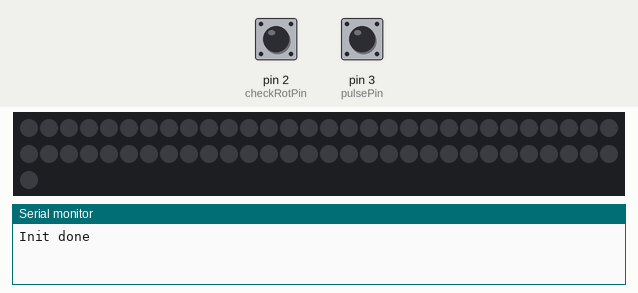
Bench run of a sketch on a simulated Arduino Uno, built with avr-gcc and run on an emulated ATmega328P. On the bench: 61 RGB LEDs in strip order, left to right, continuing on the next row, the last lines printed to the serial monitor. The test bench sets the inputs (shaded band); at power-on: pin 2 (checkRotPin) HIGH, pin 3 (pulsePin) HIGH. Dim RGB values are drawn brighter than linear; random numbers use the default seed unless the sketch sets one.

Above: at 1.2 s.
1.3 s: pin 2 (checkRotPin) pulled LOW for 0.15 s
At 2.23 s:
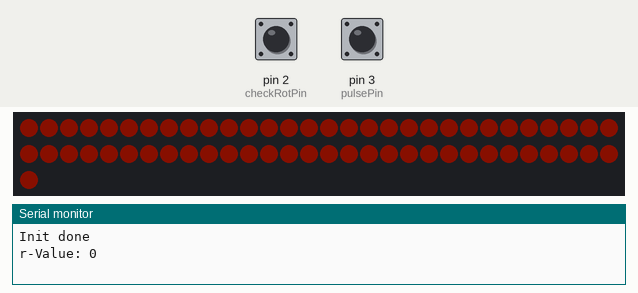
4.2 s: pin 2 (checkRotPin) pulled LOW for 1 s
At 5.66 s:
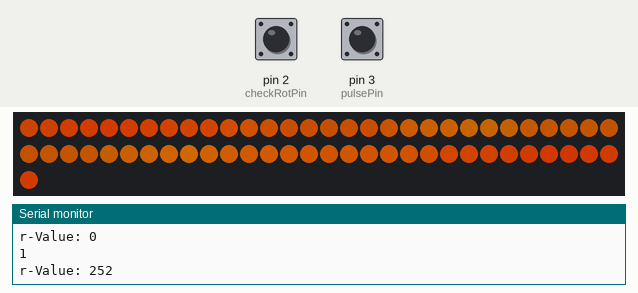

The sketch:

operatingMode.ino
```cpp
#include <Adafruit_NeoPixel.h>

#define LED_PIN     5 // The pin where the data line is connected
#define LED_COUNT  61 // Number of LEDs in the strip

// Initialize the NeoPixel library.
Adafruit_NeoPixel strip(LED_COUNT, LED_PIN, NEO_GRB + NEO_KHZ800);

const int checkRotPin = 2;
const int pulsePin = 3;
const int maxBrightness = 250;
int delayTime = 30;
uint16_t rgb[3]={0,0,0};

// rainbow stuff

// remembers position during loop
uint16_t offset = 0;
// colorchange per pixel -> high number skips more colors, but u get more rainbowcycles within one strip
int rainbowSpeed = 3;
uint16_t colorIndex = 0;
bool rainbowAnimation = 0;
bool ocean = 0;


// Perlin Noise Stuff
const int myNodes = 5;
const int mySteps = 15;
const int mySize = (myNodes-1)*mySteps;
float myCoords[(myNodes-1)*mySteps];

float Rgradx0[myNodes];
float Rgrady0[myNodes];
float Rgradx1[myNodes];
float Rgrady1[myNodes];

float Ggradx0[myNodes];
float Ggrady0[myNodes];
float Ggradx1[myNodes];
float Ggrady1[myNodes];

float Bgradx0[myNodes];
float Bgrady0[myNodes];
float Bgradx1[myNodes];
float Bgrady1[myNodes];

float RledVals[mySize];
float GledVals[mySize];
float BledVals[mySize];

bool oceanAnimation = 0;
const float PI_F = 3.14159265f;

void setup() {
  Serial.begin(9600);

  // Perlin Noise Stuff
  randomSeed(analogRead(A0));
  genCoordinates(myCoords, myNodes, mySteps);

  genGradient(Rgradx0, Rgrady0, myNodes);
  genGradient(Rgradx1, Rgrady1, myNodes);// THIS NEEDS TO GO IN SETUP

  genGradient(Ggradx0, Ggrady0, myNodes);
  genGradient(Ggradx1, Ggrady1, myNodes);// THIS NEEDS TO GO IN SETUP

  genGradient(Bgradx0, Bgrady0, myNodes);
  genGradient(Bgradx1, Bgrady1, myNodes);// THIS NEEDS TO GO IN SETUP


  // Pullup mode for pins so voltage is not floating when closed.
  pinMode(checkRotPin, INPUT_PULLUP);
  pinMode(pulsePin, INPUT_PULLUP);

  Serial.println("Init done");

  strip.begin();
  strip.show();

  for(int i=0; i<strip.numPixels(); i++)
  {
    strip.setPixelColor(i, strip.Color(0,0,0));
  }
  strip.setBrightness(maxBrightness);
  strip.show();

}

void loop() {

  int pulseState = digitalRead(pulsePin);
  int checkRot = digitalRead(checkRotPin);
  int flip1 = 0;
  int flip2 = 0;
  int count = 0;

  if(rainbowAnimation && checkRot)
  {

    for (int i = 0; i < strip.numPixels(); i++)
    {
      // offset + pixel index → makes colors "move"
      colorIndex = (i * rainbowSpeed + offset) & 255;
      wheel(colorIndex, rgb);
      strip.setPixelColor(i, strip.Color(rgb[0], rgb[1], rgb[2]));
    }

  strip.show();
  offset++;   // shift rainbow
  delay(delayTime);

  }


//////////////////////////////////////////

  if(oceanAnimation && checkRot)
  {
    for(int i=0;i<mySteps;i++)
    {
      checkRot = digitalRead(checkRotPin);

      calcOcean(Rgradx0, Rgrady0, Rgradx1, Rgrady1, RledVals, myCoords, myCoords[i]);
      calcOcean(Ggradx0, Ggrady0, Ggradx1, Ggrady1, GledVals, myCoords, myCoords[i]);
      calcOcean(Bgradx0, Bgrady0, Bgradx1, Bgrady1, BledVals, myCoords, myCoords[i]);

      for(int led=0; led<mySize; led++) //light em up
      {

        if(ocean)
        {

          rgb[0] = 0;
          //use unused perlin noise data for light intensity modulation
          RledVals[led]=RledVals[led]/140;
          if(RledVals[led] > 1) RledVals[led]=1;

          rgb[1] = round(GledVals[led] * 1.4 * RledVals[led]);
          rgb[2] = round(BledVals[led] * 1.4 * RledVals[led]);

          if(rgb[1]>255)rgb[1]=255;
          if(rgb[2]>255)rgb[2]=255;

          strip.setPixelColor(led, strip.Color(rgb[0],rgb[1],rgb[2]));
        }

        else
        {
          // fire animation

          //use unused perlin noise data for light intensity modulation
          BledVals[led]=BledVals[led]/140;
          if(BledVals[led] > 1) BledVals[led]=1;

          rgb[2] = 0;
          rgb[1] = round(GledVals[led] * BledVals[led] / 1.4);
          rgb[0] = round(255*BledVals[led]);


          strip.setPixelColor(led, strip.Color(rgb[0],rgb[1],rgb[2]));
        }
      }

      strip.setPixelColor(60, strip.Color(rgb[0],rgb[1],rgb[2])); // setting last LED to second to last color bc I cut the strip at a stupid place

      if(!checkRot) break;

      strip.show();
      delay(delayTime);

      if(i==mySteps-1) //THIS NEEDS TO GO IN LOOP
      {
        for(int v=0;v<myNodes;v++)
        {
          Rgradx0[v] = Rgradx1[v];
          Rgrady0[v] = Rgrady1[v]; // turn second row array into first row array for continuity

          Ggradx0[v] = Ggradx1[v];
          Ggrady0[v] = Ggrady1[v]; // turn second row array into first row array for continuity

          Bgradx0[v] = Bgradx1[v];
          Bgrady0[v] = Bgrady1[v]; // turn second row array into first row array for continuity

        }

        genGradient(Rgradx1, Rgrady1, myNodes); // calc new random gradients
        genGradient(Ggradx1, Ggrady1, myNodes); // calc new random gradients
        genGradient(Bgradx1, Bgrady1, myNodes); // calc new random gradients
      }
    }
  }

  while (!checkRot) // Wheel is being turned
  {
      pulseState = digitalRead(pulsePin);
      checkRot = digitalRead(checkRotPin);
      delayTime = 25;

      if(pulseState && !checkRot)
      {

        if (flip1==0)
        {
          flip1=1;
          count++;
        }
      }

      else
      {
        flip1=0;
      }


      //strip.setPixelColor(i, strip.Color(180,0,0));

    }

    if(count>0)
    {
      oceanAnimation = 0;
      ocean = 0;
      rainbowAnimation = 0;
      Serial.print("r-Value: ");
      Serial.println(rgb[0]);
      softClose(rgb);

////////////////////////////////

      if (count == 8)
      {
        for (int h=0;h<120;h=h+2)
        {
          rgb[0] = 2*h;
          rgb[1] = 0.5*h;
          rgb[2] = 0;
          strip.fill(strip.Color(rgb[0], rgb[1], rgb[2]));
          strip.show();
          delay(delayTime);
        }
      }

////////////////////////////////

      if (count == 2)
      {} // turns off

////////////////////////////////

      if (count == 7)
      {
        for (int h=0;h<120;h=h+4)
        {
          rgb[0] = 0;
          rgb[1] = 0.5*h;
          rgb[2] = 2*h;
          strip.fill(strip.Color(rgb[0], rgb[1], rgb[2]));
          strip.show();
          delay(delayTime);
        }
      }

////////////////////////////////

      if (count == 4)
      {
        for (int h=0;h<100;h=h+4)
        {
          rgb[0]= 2.5*h;
          rgb[1] = 2.1*h;
          rgb[2] = 0.5*h;

          strip.fill(strip.Color(rgb[0], rgb[1], rgb[2]));
          strip.show();

          delay(delayTime);
        }
      }

////////////////////////////////

      if (count == 6)
      {
        for (int h=0;h<maxBrightness;h=h+5)
        {
          rgb[0] = h;
          rgb[1] = 0;
          rgb[2] = 0;

          strip.fill(strip.Color(rgb[0], rgb[1], rgb[2]));
          strip.show();

          delay(delayTime);
        }
      }

////////////////////////////////

      if (count == 3)
      {
        for (int h=0;h<125;h=h+5)
        {
          rgb[0] = 0;
          rgb[1] = h;
          rgb[2] = 2*h;
          strip.fill(strip.Color(rgb[0], rgb[1], rgb[2]));
          strip.show();
          delay(delayTime);
        }

        delayTime = 15;

        ocean = 1; //if 0 its in fire mode
        oceanAnimation = 1; // turn on animation
      }

//////////////////////////////

      if (count == 1)
      {
        for (int h=0;h<125;h=h+5)
        {
          rgb[2] = 0;
          rgb[1] = h/2;
          rgb[0] = 2*h;
          strip.fill(strip.Color(rgb[0], rgb[1], rgb[2]));
          strip.show();
          delay(delayTime);
        }
        delayTime = 15;
        oceanAnimation = 1; // turn on animation
      }
/////////////////////////////////

      if (count == 5)
      {
        for (float h=0;h<1;h=h+0.05)
        {

          for (int i = 0; i < strip.numPixels(); i++)
          {
            // offset + pixel index → makes colors "move"
            colorIndex = (i * rainbowSpeed) + offset & 255;
            wheel(colorIndex, rgb);
            rgb[0] = rgb[0] * h;
            rgb[1] = rgb[1] * h;
            rgb[2] = rgb[2] * h;

            strip.setPixelColor(i, strip.Color(rgb[0], rgb[1], rgb[2]));
          }

          strip.show();
          delay(delayTime);
        }
        delayTime = 15;
        rainbowAnimation = 1; // turn on animation
      }

////////////////////////////////

          Serial.println(count);
          flip1=0;
          count=0;
        }

      //for(int i=0; i<strip.numPixels(); i++) strip.setPixelColor(i, strip.Color(0,0,0));
      //strip.show();
}


void wheel(byte pos, uint16_t rgb[]) // color wheel for rainbow
{
  if (pos < 85)
  {
    rgb[0] = pos * 3;
    rgb[1] = 255 - pos * 3;
    rgb[2] = 0;
  }

  else if (pos < 170)
  {
    pos -= 85;

    rgb[2] = pos * 3;
    rgb[0] = 255 - pos * 3;
    rgb[1] = 0;

  }
  else
  {
    pos -= 170;

    rgb[1] = pos * 3;
    rgb[2] = 255 - pos * 3;
    rgb[0] = 0;
  }
}

void genCoordinates(float coords[], int nodes, int steps)
{
  int mySize = (nodes-1)*steps;
  float stepSize = 1.0/steps;
  int k = 0;
  for (int j=0; j<mySize; j++)
  {
    coords[j] = k*stepSize;
    k++;
  }
}


void genGradient(float gradx[], float grady[], int nodes)
{
  float angle;

  for (int n=0;n<nodes;n++)
  {
    angle = random(0, 65536) * (2.0 * PI_F / 65536.0);

    gradx[n] = cos(angle);
    grady[n] = sin(angle);
  }
}

void calcOffsets(float offsetsX[], float offsetsY[], float coordx, float coordy)
{
    offsetsX[0] = coordx; // offset 0 is 00 corner
    offsetsY[0] = coordy;

    offsetsX[1] = 1 - coordx; // offset 1 is 01 corner
    offsetsY[1] = coordy;

    offsetsX[2] = coordx; // offset 2 is 10 corner
    offsetsY[2] = 1 - coordy;

    offsetsX[3] = 1 - coordx; // offset 3 is 11 corner
    offsetsY[3] = 1 - coordy;

}


float calcPerlinVal(float offsetsX[],
                    float offsetsY[],
                    float gradx[],
                    float grady[])
{

  // following the mathematical description on wikipedia

  float perlinVal;
  float f0;
  float f1;
  float valsToInterpolate[4];

  for(int i=0;i<4;i++)
  {
    valsToInterpolate[i] = offsetsX[i] * gradx[i] + offsetsY[i] * grady[i];
  }

  f0 = valsToInterpolate[0] * interpolant(1-offsetsX[0]) + valsToInterpolate[1] * interpolant(offsetsX[0]);
  f1 = valsToInterpolate[2] * interpolant(1-offsetsX[0]) + valsToInterpolate[3] * interpolant(offsetsX[0]);
  perlinVal = f0 * interpolant(1-offsetsY[0]) + f1 * interpolant(offsetsY[0]);

  return 255 * (perlinVal+1)/2;

}

float interpolant(float t)
{
  return t*t*t*(t*(t*6 - 15) + 10);
}

void calcOcean(float gradx0[], float grady0[], float gradx1[], float grady1[], float ledVals[], float coords[], float yChoord)
{
  float cellGradX[4];
  float cellGradY[4];

  float offsetsX[4];
  float offsetsY[4];

  int cellCount = 0;

    for(int j=0; j<mySize; j++)
    {

      cellGradX[0] = gradx0[cellCount];     // a bit confusing, since we have xy in gradient coordinates and xy in "corner" coordinates...
      cellGradX[1] = gradx0[cellCount + 1]; // cellGradX[0] and cellgradY[0] are gradient xy-values for 00 corner of current cell, [1] is 01 etc
      cellGradX[2] = gradx1[cellCount];
      cellGradX[3] = gradx1[cellCount + 1];

      cellGradY[0] = grady0[cellCount];
      cellGradY[1] = grady0[cellCount + 1];
      cellGradY[2] = grady1[cellCount];
      cellGradY[3] = grady1[cellCount + 1];


      calcOffsets(offsetsX, offsetsY, coords[j]-cellCount, yChoord); // coords are symmetrical in x and y
      ledVals[j] = calcPerlinVal(offsetsX, offsetsY, cellGradX, cellGradY); // we calc the whole x-direction and pass it to the LEDs. y direction gives us time dynamics

      if(myCoords[j]- cellCount >= 1) cellCount++;
    }
  }


void softClose(uint16_t rgb[])
{

    for (int h=maxBrightness;h>0;h=h-10)
    {

      strip.setBrightness(h);
      strip.show();
      delay(20);
    }

    rgb[0] = 0;
    rgb[1] = 0;
    rgb[2] = 0;

    strip.fill(strip.Color(rgb[0], rgb[1], rgb[2]));
    strip.setBrightness(maxBrightness);
    strip.show();
}
```

Measured:
- after the input at 1.3 s, the LEDs: change after 0.77 s (image 1)
